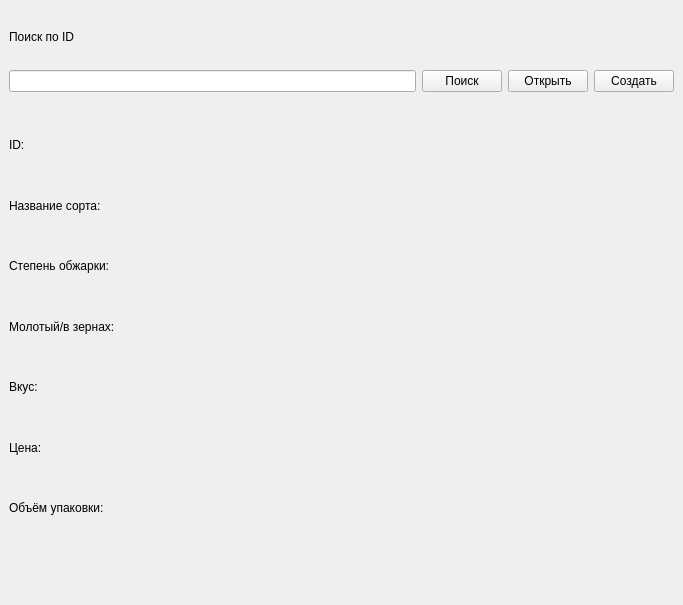
<?xml version="1.0" encoding="UTF-8"?>
<ui version="4.0">
 <class>MainWindow</class>
 <widget class="QMainWindow" name="MainWindow">
  <property name="geometry">
   <rect>
    <x>0</x>
    <y>0</y>
    <width>683</width>
    <height>605</height>
   </rect>
  </property>
  <property name="windowTitle">
   <string>MainWindow</string>
  </property>
  <widget class="QWidget" name="centralwidget">
   <layout class="QVBoxLayout" name="verticalLayout">
    <item>
     <widget class="QLabel" name="label_8">
      <property name="text">
       <string>Поиск по ID</string>
      </property>
     </widget>
    </item>
    <item>
     <layout class="QHBoxLayout" name="horizontalLayout_3">
      <item>
       <widget class="QLineEdit" name="search"/>
      </item>
      <item>
       <widget class="QPushButton" name="btn">
        <property name="text">
         <string>Поиск</string>
        </property>
       </widget>
      </item>
      <item>
       <widget class="QPushButton" name="open">
        <property name="text">
         <string>Открыть</string>
        </property>
       </widget>
      </item>
      <item>
       <widget class="QPushButton" name="create">
        <property name="text">
         <string>Создать</string>
        </property>
       </widget>
      </item>
     </layout>
    </item>
    <item>
     <spacer name="horizontalSpacer">
      <property name="orientation">
       <enum>Qt::Horizontal</enum>
      </property>
      <property name="sizeHint" stdset="0">
       <size>
        <width>40</width>
        <height>20</height>
       </size>
      </property>
     </spacer>
    </item>
    <item>
     <widget class="QLabel" name="id">
      <property name="text">
       <string>ID:</string>
      </property>
     </widget>
    </item>
    <item>
     <widget class="QLabel" name="name">
      <property name="text">
       <string>Название сорта: </string>
      </property>
     </widget>
    </item>
    <item>
     <widget class="QLabel" name="roasting">
      <property name="text">
       <string>Степень обжарки:</string>
      </property>
     </widget>
    </item>
    <item>
     <widget class="QLabel" name="type">
      <property name="text">
       <string>Молотый/в зернах:</string>
      </property>
     </widget>
    </item>
    <item>
     <widget class="QLabel" name="taste">
      <property name="text">
       <string>Вкус: </string>
      </property>
     </widget>
    </item>
    <item>
     <widget class="QLabel" name="price">
      <property name="text">
       <string>Цена:</string>
      </property>
     </widget>
    </item>
    <item>
     <widget class="QLabel" name="volume">
      <property name="text">
       <string>Объём упаковки:</string>
      </property>
     </widget>
    </item>
    <item>
     <widget class="QLabel" name="status">
      <property name="text">
       <string/>
      </property>
     </widget>
    </item>
   </layout>
  </widget>
 </widget>
 <resources/>
 <connections/>
</ui>
